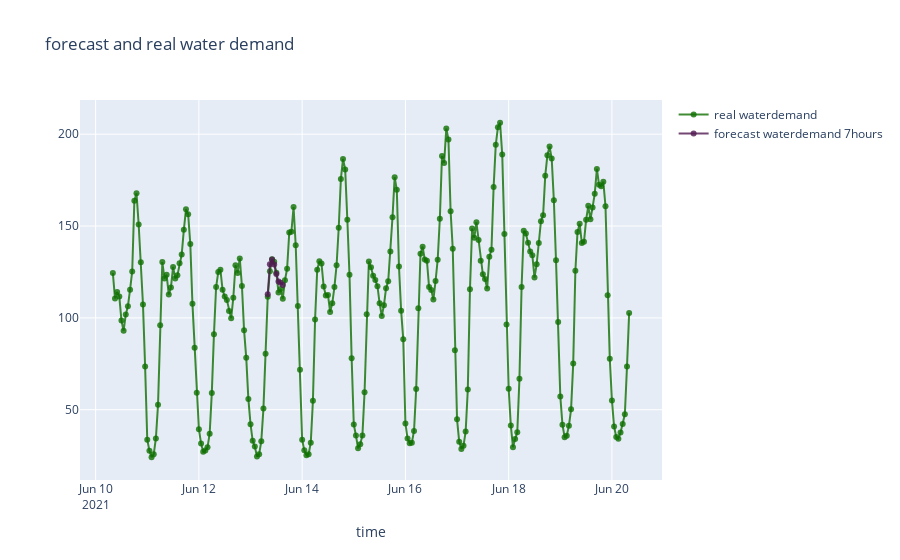

The notebook cell saved with this chart:
### Code cell
import plotly.graph_objs as go
from plotly.offline import init_notebook_mode, iplot
init_notebook_mode(connected=True)
df_3 = df.loc[x-24*3:x+168]
forecast_3 = forecast.loc[x:x+368]
trace1 = go.Scatter(
                    x = df_3.ds,                          
                    y = df_3.y,                    
                    mode = "lines+markers",                
                    name = "real waterdemand",             
                    marker = dict(color = 'rgba(16, 112, 2, 0.8)'),   
                    )
trace2 = go.Scatter(
                    x = forecast_3.ds,
                    y = forecast_3.yhat7,
                    mode = "lines+markers",                
                    name = "forecast waterdemand 7hours",
                    marker = dict(color = 'rgba(80, 26, 80, 0.8)'),
                    )

data = [trace1, trace2]
layout = dict(
              title = ' forecast and real water demand',            
              xaxis= dict(title= 'time',ticklen= 50,zeroline= True)
              ) 
fig = dict(data = data, layout = layout)
iplot(fig)

### Figure 1 — Plotly figure (JSON) as saved in the notebook; plotly's stock layout.template omitted (floating-point values rounded to 4 significant figures; data arrays with more than 128 entries replaced by an {"elided": "..."} marker saying what was removed)
{"data": [{"marker": {"color": "rgba(16, 112, 2, 0.8)"}, "mode": "lines+markers", "name": "real waterdemand", "type": "scatter", "x": {"elided": "241 str values"}, "y": {"elided": "241 float values"}}, {"marker": {"color": "rgba(80, 26, 80, 0.8)"}, "mode": "lines+markers", "name": "forecast waterdemand 7hours", "type": "scatter", "x": {"elided": "169 str values"}, "y": {"elided": "169 float values"}}], "layout": {"title": {"text": " forecast and real water demand"}, "xaxis": {"ticklen": 50, "title": {"text": "time"}, "zeroline": true}}}
